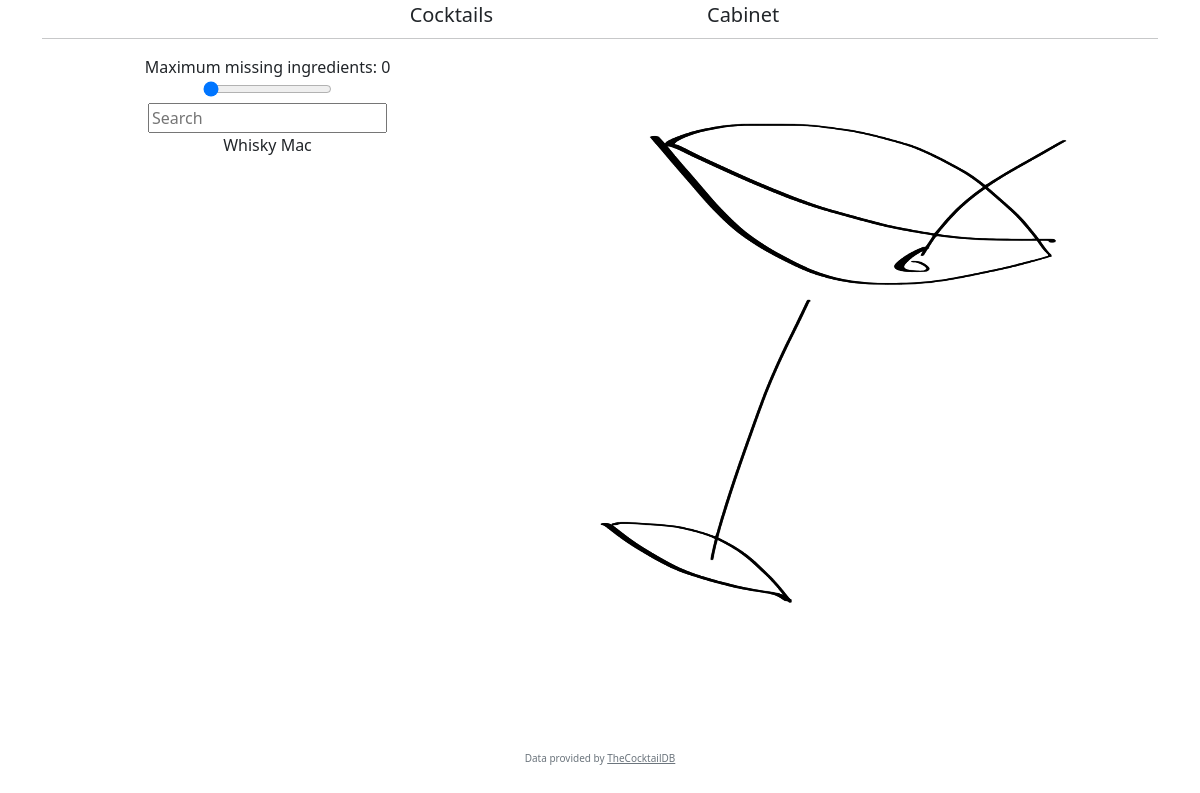
Before: / with the older database file.
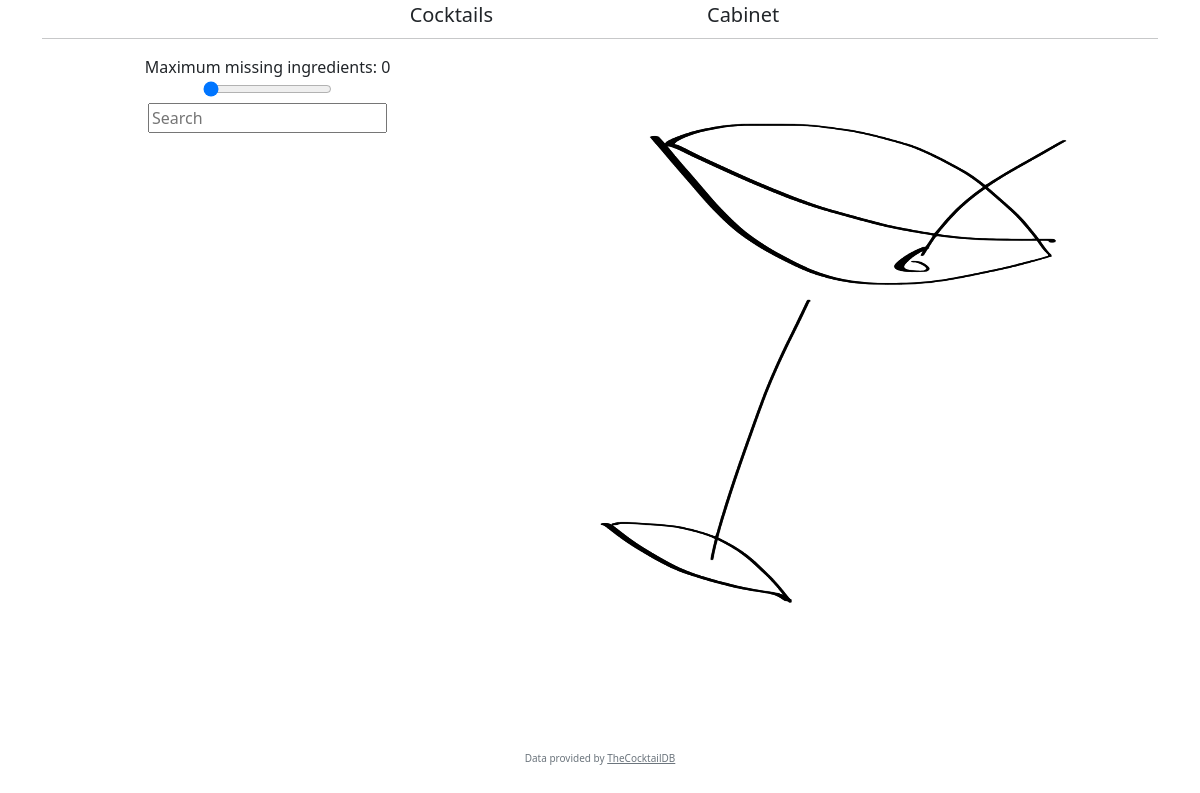
After: the same page with the newer database file.
### tables this page shows
CREATE TABLE cocktails (idDrink INT PRIMARY KEY,strDrink,strCategory,strIBA,strAlcoholic,strGlass,strIngredient1,strIngredient2,strIngredient3,strIngredient4,strIngredient5,strIngredient6,strIngredient7,strIngredient8,strIngredient9,strIngredient10,strIngredient11,strIngredient12,strIngredient13,strIngredient14,strIngredient15,strMeasure1,strMeasure2,strMeasure3,strMeasure4,strMeasure5,strMeasure6,strMeasure7,strMeasure8,strMeasure9,strMeasure10,strMeasure11,strMeasure12,strMeasure13,strMeasure14,strMeasure15,strInstructions,numIngredients);

### app.py (the view)
@app.route("/", methods=["GET", "POST"])
def index():
    drinks_cabinet.refresh()
    items = drinks_cabinet.have()
    items = convert_items(items)
    cocktails = []
    for entry in book:
        missing = entry.availability(items)
        number_missing = len(missing)
        cocktails.append({"id":entry.id, "name":entry.name, "number_missing":number_missing, "missing":missing})
    cocktails = sorted(cocktails, key = lambda entry: entry["name"])
    if request.args.get("idDrink"):
        idDrink = int(request.args.get("idDrink"))
        drink = book.index[idDrink]
    else:
        drink = None
    return render_template(
        "cocktails.html", cocktails=cocktails, drink=drink
    )

### app.py (called while the page is built)
def convert_items(items):
  if type(items) != list:
    items = list([items, items])
  ingredients = set()
  for item in items:
    db_entry = db.execute("SELECT ingredient FROM ingredients WHERE item = ?", item)
    for field in db_entry:
      ingredients.add(field['ingredient'])
  return(ingredients)

  def __iter__(self):
    for entry in self.index:
      yield self.index[entry]

  def availability(self, ingredients = []):
    availability = []
    for ingredient in self.ingredients:
      if ingredient in ingredients:
        pass
      else:
        availability.append(ingredient)
    return availability

  def refresh(self):
    request_1 = db.execute("SELECT item, category, have FROM ingredients ORDER BY item")
    items = {}
    for row in request_1:
      items.update({row['item'] : {'category' : row['category'],'have' : row['have']}})
    self.items = items
    """ categorisation of items as a dictionary of format { category : [ item, item, item ...] , .. } """
    request_2 = db.execute("SELECT DISTINCT category FROM ingredients ORDER BY category")
    categories = {}
    for row in request_2:
      categories.update({row['category']:[]})
    for item in items.keys():
      categories[items[item]['category']].append(item)
    self.categories = categories

  def have(self):
    have = []
    for entry in self.items:
      if self.items[entry]['have']:
        have.append(entry)
    return have

### templates/cocktails.html (shortened to what this page needs)
{% extends "layout.html" %}
{% block left %}
<div class="container overflow-auto collapse in d-sm-block text-center" style="height:85vh" id="hide">
  <div class="row">
    <div class="col">
      <div id="selector" class="slidecontainer">
        <span>Maximum missing ingredients:</span>
        <span id="f"></span>
        <br>
        <input type="range" min="0" max="9" value="0" class="slider" style="max-width:75%" id="myRange" onpointerup="refreshCocktails()"></input>
        </div>
      <div class="search">
        <input id="text_filter" type="text" style="max-width:75%" onkeyup="refreshCocktails()" placeholder="Search"></input>
        </div>
      </div>
    </div>
  <div class="row">
    <div class="col overflow-scroll" style="height:72vh">
      <ul class="overflow-auto list-unstyled"  id="cocktails">
        {% for cocktail in cocktails %}
        <li>
          <div missing="{{cocktail.number_missing}}" class="nav-link active d-none d-sm-block" onclick="addRecipie('{{cocktail.id}}')" >{{cocktail.name}}<br>
            </div>
          </li>
        {% endfor %}
        </ul>
      </div>
    </div>
  </div>
{% endblock %}
{% block right %}
<div class="container-fluid  text-center overflow-auto" >
  <div class="row">
    <div class="column" style="height:75vh">
      <div id="cocktailRecipie">
        <img src="/static/martini.svg" class="img-fluid cocktailRecipie" alt="" id="martinipic" style="height:70vh"></img>
      </div>
    </div>
  </div>
</div>
{% endblock %}

### templates/layout.html (shortened to what this page needs)
<!DOCTYPE html>
<html lang="en-gb">
  <head>
    <link href="https://cdn.jsdelivr.net/npm/bootstrap@5.2.3/dist/css/bootstrap.min.css" rel="stylesheet">
  </head>
  <body>
    <div class="container">
      <div id="menu" class="row">
        <div class="col-5 text-end">
          <a class="nav-link active navigation fs-5" href="/">Cocktails</a>
          </div>
        <div class="col-2">
        </div>
        <div class="col-5 text-start">
          <a class="nav-link active navigation fs-5" href="/cabinet">Cabinet</a>
          </div>
        </div>
        <hr class="mt-2 mb-3"/>
      <div class="row">
        <div class="col-sm-5" id="left">
              {% block left %}
              {% endblock %}
          </div>
        <div class="col-sm-7" id="right recipies">
            {% block right %}
            {% endblock %}
          </div>
        </div>
        <footer class="footer mt-auto py-3">
          <div class="text-center text-muted" style="font-size: 10px">
            Data provided by <a href="https://www.thecocktaildb.com/" class="text-reset">TheCocktailDB</a>
          </div>
        </footer>
      </div>
      </body>
</html>

Changed rows visible on the page:
no longer on this page (row edited): cocktails: name "Whisky Mac"
